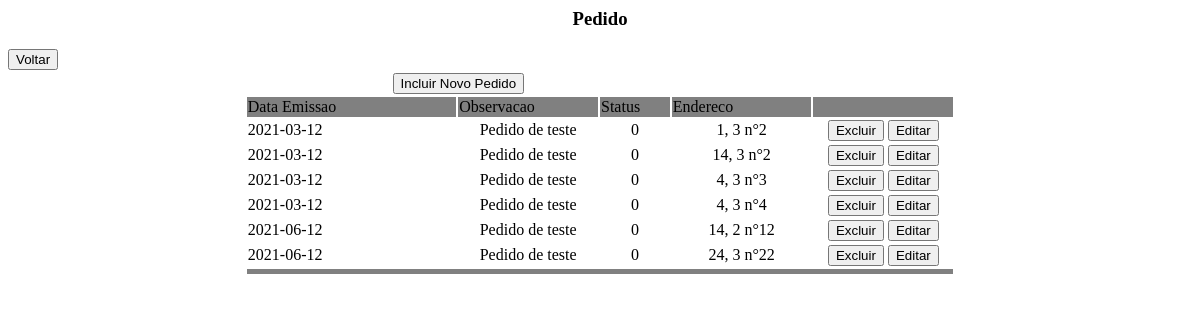
Before: /listar_pedido.php with the older database file.
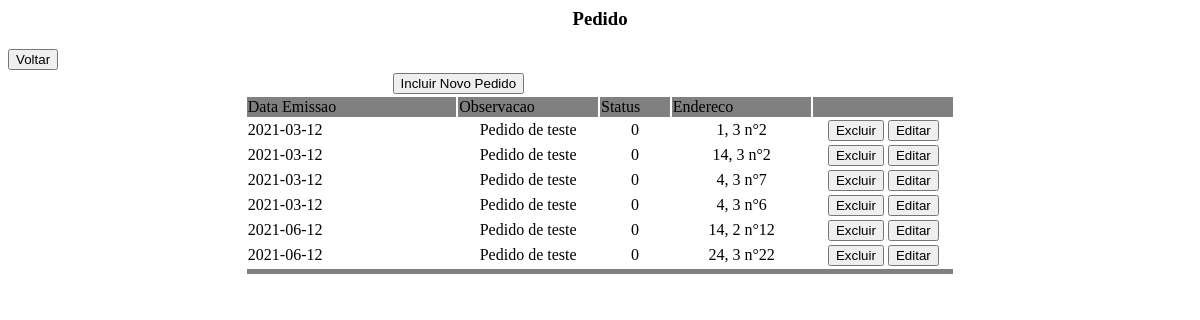
After: the same page with the newer database file.
### tables this page shows
CREATE TABLE Pedido (
	idPedido			INT				NOT NULL AUTO_INCREMENT,
    observacao			VARCHAR(256)	NULL,
    data_emissao		DATE			NOT NULL,
    status_pagamento	TINYINT			NOT NULL,
    logradouro_entrega	VARCHAR(50)		NOT NULL,
    cep_entrega			VARCHAR(8)		NOT NULL,
    numero_entrega		INT 			NOT NULL,
    bairro_entrega		VARCHAR(30)		NOT NULL,
    data_entrega		DATE			NOT NULL,
    idFilial			INT				NOT NULL,
    idEntregador		INT				NOT NULL,
    idComprador			INT				NOT NULL,
    CONSTRAINT pk_pedido PRIMARY KEY (idPedido)
);

### listar_pedido.php (the view, shortened to what this page needs)
<html>
<head>
</head>
<body>
    <center>
        <h3>Pedido</h3>
    </center>
    <form name="form1" method="POST" action="form_incluir_pedido.php">
        <input type="button" value="Voltar" onclick="location.href='index.php'">
        <table border="0" align="center" width="60%">
            <?php
            include("./config.php");
            $con = mysqli_connect($host, $login, $senha, $bd);
            $sql = "SELECT * FROM pedido ORDER BY data_emissao";
            $tabela = mysqli_query($con, $sql);
            if (mysqli_num_rows($tabela) == 0) {
            ?>
                <tr>
                    <td align="center">Nao ha nenhum pedido cadastrado.</td>
                </tr>
                <tr>
                    <td align="center"><input type="submit" value="Incluir Pedido"></td>
                </tr>
            <?php
            } else {
            ?>
                <tr>
                    <td colspan="3" align="center"><input type="submit" value="Incluir Novo Pedido"></td>
                </tr>
                <tr bgcolor="grey">
                    <td width="30%">Data Emissao</td>
                    <td width="20%">Observacao</td>
                    <td width="10%">Status</td>
                    <td width="20%">Endereco</td>
                    <td width="30%"></td>
                </tr>
                <?php
                while ($dados = mysqli_fetch_row($tabela)) {
                ?>
                    <tr>
                        <td><?php echo $dados[2]; ?></td>
                        <td align="center"><?php echo $dados[1]; ?></td>
                        <td align="center"><?php echo $dados[3]; ?></td>
                        <td align="center"><?php echo $dados[10] . ", " . $dados[9] . " n°" . $dados[11]; ?></td>
                        <td align="center">
                            <input type="button" value="Excluir" onclick="location.href='excluir_pedido.php?idPedido=<?php echo $dados[0]; ?>'">
                            <input type="button" value="Editar" onclick="location.href='form_incluir_pedido.php?idPedido=<?php echo $dados[0]; ?>'">
                        </td>
                    </tr>
                <?php
                }
                ?>
                <tr bgcolor="grey">
                    <td colspan="5" height="5"></td>
                </tr>
            <?php
            }
            ?>
        </table>
    </form>
</body>
</html>

Changed rows visible on the page:
changed pedido (number 3 of 6 on the later page): idComprador "3" → "7"
changed pedido (number 4 of 6 on the later page): idComprador "4" → "6"
